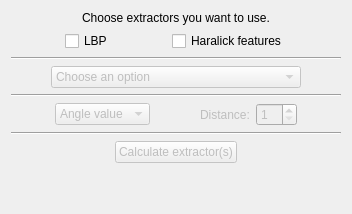
               <widget class="QWidget" name="tab_4">
                <attribute name="title">
                 <string>Texture</string>
                </attribute>
                <layout class="QVBoxLayout" name="verticalLayout_12">
                 <item>
                  <widget class="QLabel" name="label_10">
                   <property name="text">
                    <string>Choose extractors you want to use.</string>
                   </property>
                   <property name="alignment">
                    <set>Qt::AlignCenter</set>
                   </property>
                  </widget>
                 </item>
                 <item>
                  <layout class="QHBoxLayout" name="horizontalLayout_15">
                   <item>
                    <spacer name="horizontalSpacer_11">
                     <property name="orientation">
                      <enum>Qt::Horizontal</enum>
                     </property>
                     <property name="sizeHint" stdset="0">
                      <size>
                       <width>40</width>
                       <height>20</height>
                      </size>
                     </property>
                    </spacer>
                   </item>
                   <item>
                    <widget class="QCheckBox" name="box_lbp">
                     <property name="text">
                      <string>LBP</string>
                     </property>
                    </widget>
                   </item>
                   <item>
                    <spacer name="horizontalSpacer_36">
                     <property name="orientation">
                      <enum>Qt::Horizontal</enum>
                     </property>
                     <property name="sizeHint" stdset="0">
                      <size>
                       <width>40</width>
                       <height>20</height>
                      </size>
                     </property>
                    </spacer>
                   </item>
                   <item>
                    <widget class="QCheckBox" name="box_haralick">
                     <property name="text">
                      <string>Haralick features</string>
                     </property>
                    </widget>
                   </item>
                   <item>
                    <spacer name="horizontalSpacer_12">
                     <property name="orientation">
                      <enum>Qt::Horizontal</enum>
                     </property>
                     <property name="sizeHint" stdset="0">
                      <size>
                       <width>40</width>
                       <height>20</height>
                      </size>
                     </property>
                    </spacer>
                   </item>
                  </layout>
                 </item>
                 <item>
                  <widget class="Line" name="line_4">
                   <property name="orientation">
                    <enum>Qt::Horizontal</enum>
                   </property>
                  </widget>
                 </item>
                 <item>
                  <layout class="QVBoxLayout" name="verticalLayout_16">
                   <item>
                    <layout class="QHBoxLayout" name="horizontalLayout_3">
                     <item>
                      <spacer name="horizontalSpacer_14">
                       <property name="orientation">
                        <enum>Qt::Horizontal</enum>
                       </property>
                       <property name="sizeHint" stdset="0">
                        <size>
                         <width>40</width>
                         <height>20</height>
                        </size>
                       </property>
                      </spacer>
                     </item>
                     <item>
                      <widget class="QComboBox" name="cbox_lbp">
                       <property name="enabled">
                        <bool>false</bool>
                       </property>
                       <property name="minimumSize">
                        <size>
                         <width>250</width>
                         <height>0</height>
                        </size>
                       </property>
                       <item>
                        <property name="text">
                         <string>Choose an option</string>
                        </property>
                       </item>
                       <item>
                        <property name="text">
                         <string>Radius 1 with 8 points</string>
                        </property>
                       </item>
                       <item>
                        <property name="text">
                         <string>Radius 2 with 12 points</string>
                        </property>
                       </item>
                       <item>
                        <property name="text">
                         <string>Radius 4 with 16 points</string>
                        </property>
                       </item>
                      </widget>
                     </item>
                     <item>
                      <spacer name="horizontalSpacer_15">
                       <property name="orientation">
                        <enum>Qt::Horizontal</enum>
                       </property>
                       <property name="sizeHint" stdset="0">
                        <size>
                         <width>40</width>
                         <height>20</height>
                        </size>
                       </property>
                      </spacer>
                     </item>
                    </layout>
                   </item>
                   <item>
                    <widget class="Line" name="line_3">
                     <property name="orientation">
                      <enum>Qt::Horizontal</enum>
                     </property>
                    </widget>
                   </item>
                   <item>
                    <layout class="QHBoxLayout" name="horizontalLayout_12">
                     <item>
                      <spacer name="horizontalSpacer_40">
                       <property name="orientation">
                        <enum>Qt::Horizontal</enum>
                       </property>
                       <property name="sizeHint" stdset="0">
                        <size>
                         <width>40</width>
                         <height>20</height>
                        </size>
                       </property>
                      </spacer>
                     </item>
                     <item>
                      <widget class="QComboBox" name="cbox_haralick_angle">
                       <property name="enabled">
                        <bool>false</bool>
                       </property>
                       <item>
                        <property name="text">
                         <string>Angle value</string>
                        </property>
                       </item>
                       <item>
                        <property name="text">
                         <string>0°</string>
                        </property>
                       </item>
                       <item>
                        <property name="text">
                         <string>45°</string>
                        </property>
                       </item>
                       <item>
                        <property name="text">
                         <string>90°</string>
                        </property>
                       </item>
                       <item>
                        <property name="text">
                         <string>135°</string>
                        </property>
                       </item>
                      </widget>
                     </item>
                     <item>
                      <spacer name="horizontalSpacer_13">
                       <property name="orientation">
                        <enum>Qt::Horizontal</enum>
                       </property>
                       <property name="sizeHint" stdset="0">
                        <size>
                         <width>40</width>
                         <height>20</height>
                        </size>
                       </property>
                      </spacer>
                     </item>
                     <item>
                      <widget class="QLabel" name="label_17">
                       <property name="enabled">
                        <bool>false</bool>
                       </property>
                       <property name="text">
                        <string>Distance:</string>
                       </property>
                      </widget>
                     </item>
                     <item>
                      <widget class="QSpinBox" name="spin_haralick_distance">
                       <property name="enabled">
                        <bool>false</bool>
                       </property>
                       <property name="minimum">
                        <number>1</number>
                       </property>
                       <property name="maximum">
                        <number>10</number>
                       </property>
                      </widget>
                     </item>
                     <item>
                      <spacer name="horizontalSpacer_41">
                       <property name="orientation">
                        <enum>Qt::Horizontal</enum>
                       </property>
                       <property name="sizeHint" stdset="0">
                        <size>
                         <width>40</width>
                         <height>20</height>
                        </size>
                       </property>
                      </spacer>
                     </item>
                    </layout>
                   </item>
                  </layout>
                 </item>
                 <item>
                  <widget class="Line" name="line_7">
                   <property name="orientation">
                    <enum>Qt::Horizontal</enum>
                   </property>
                  </widget>
                 </item>
                 <item>
                  <layout class="QHBoxLayout" name="horizontalLayout_16">
                   <item>
                    <spacer name="horizontalSpacer_3">
                     <property name="orientation">
                      <enum>Qt::Horizontal</enum>
                     </property>
                     <property name="sizeHint" stdset="0">
                      <size>
                       <width>40</width>
                       <height>20</height>
                      </size>
                     </property>
                    </spacer>
                   </item>
                   <item>
                    <widget class="QPushButton" name="btn_calc_descriptors_texture">
                     <property name="enabled">
                      <bool>false</bool>
                     </property>
                     <property name="text">
                      <string>Calculate extractor(s)</string>
                     </property>
                    </widget>
                   </item>
                   <item>
                    <spacer name="horizontalSpacer_4">
                     <property name="orientation">
                      <enum>Qt::Horizontal</enum>
                     </property>
                     <property name="sizeHint" stdset="0">
                      <size>
                       <width>40</width>
                       <height>20</height>
                      </size>
                     </property>
                    </spacer>
                   </item>
                  </layout>
                 </item>
                 <item>
                  <spacer name="verticalSpacer">
                   <property name="orientation">
                    <enum>Qt::Vertical</enum>
                   </property>
                   <property name="sizeHint" stdset="0">
                    <size>
                     <width>20</width>
                     <height>40</height>
                    </size>
                   </property>
                  </spacer>
                 </item>
                </layout>
               </widget>
